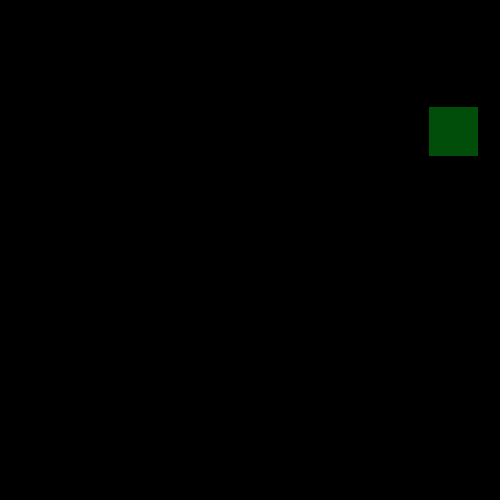
Frame 1 (no input)
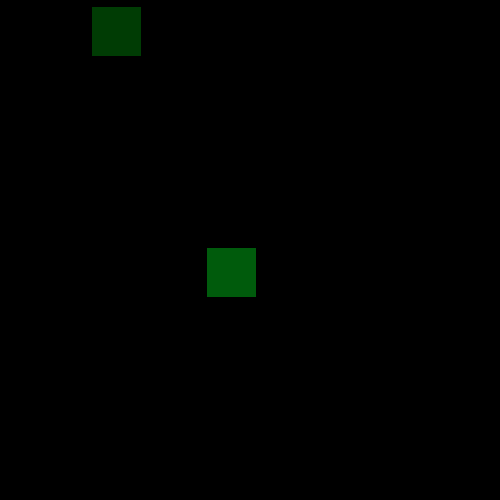
Frame 2 (the mouse pressed at the canvas centre, redrawn once)

The Processing sketch that drew these frames (run headless with seeded random() and noise(); the mouse was pressed at the canvas centre and the sketch redrawn once):

// Processing sketch: processing_76010
// ── processing_76010.pde

//Matthew Quesada, Computer Programming 4-5
//Double Shapes

int y=1;

void setup()
{
  size(500, 500);
  background(255);
  frameRate(7);
  noLoop();
}

void draw()
{
  fill(0);
  rect(0,0,1000,1000);
  int x=1; 
  while (x<=y)

  {


    fill(0, random(100,255), random(100), 100);
    rect(random(450), random(450), 50, 50);
    x=x+1;
  }

  y=y*2;
}

void mousePressed()
{
  redraw();
}
